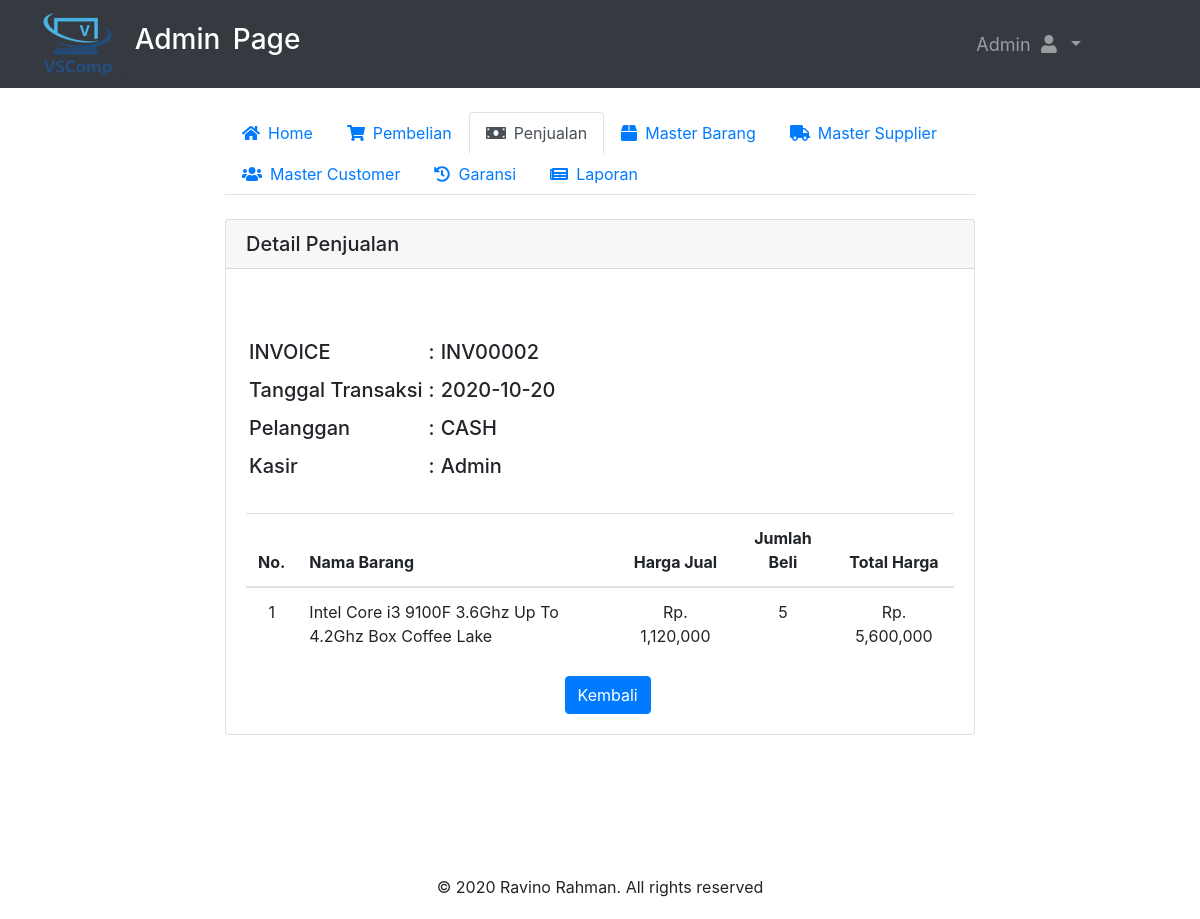
Screenshot of /admin/detail.php?id=INV00002 (signed in) with the database file from the repository.
### tables this page shows
CREATE TABLE `penjualan` (
  `ID_PENJUALAN` int(11) NOT NULL,
  `INV_PENJUALAN` varchar(100) DEFAULT NULL,
  `ID_BARANG` varchar(100) DEFAULT NULL,
  `ID_PELANGGAN` varchar(100) DEFAULT NULL,
  `ID_LOGIN` int(11) DEFAULT NULL,
  `TANGGAL_TRANSAKSI` date DEFAULT NULL,
  `JUMLAH_BELI` int(11) DEFAULT NULL,
  `HARGA_AWAL` double DEFAULT NULL,
  `HARGA_JUALPJ` double DEFAULT NULL,
  `TOTAL_HARGA` double DEFAULT NULL,
  `LABAPJ` double DEFAULT NULL
);

CREATE TABLE `pelanggan` (
  `ID_PELANGGAN` varchar(100) NOT NULL,
  `NAMA` varchar(20) DEFAULT NULL,
  `ALAMAT` varchar(100) DEFAULT NULL,
  `HP` varchar(20) DEFAULT NULL
);

CREATE TABLE `master_barang` (
  `ID_BARANG` varchar(100) NOT NULL,
  `ID_KATEGORI` int(11) DEFAULT NULL,
  `NAMA_BARANG` varchar(100) DEFAULT NULL,
  `STOK` int(11) DEFAULT NULL,
  `SATUAN` varchar(10) DEFAULT NULL,
  `HARGA_JUAL` double DEFAULT NULL,
  `STATUS` varchar(10) DEFAULT NULL
);

### function/function.php (called while the page is built, shortened)
<?php
 $conn= mysqli_connect ("localhost","root","","vsstore");
function tampil_data($query){
  global $conn;
  $hasil = mysqli_query ($conn,$query);
  $array = [];
  while($data = mysqli_fetch_assoc($hasil)){
    $array[] = $data;
  }
  return $array;
}
?>

### admin/detail.php (the view, shortened to what this page needs)
<?php include'header.php';
?>
<div class="container-fluid custom-container">
  <div class="nav-menu">
  <ul class="nav nav-tabs" id="myTab" role="tablist">
    <li class="nav-item">
      <a class="nav-link" id="home-tab"  href="dasboard.php" role="tab" aria-controls="home" aria-selected="true"><i class="fas fa-home mr-2"></i>Home</a>
    </li>
    <li class="nav-item">
      <a class="nav-link" id="contact-tab"  href="pembelian.php" role="tab" aria-controls="pembelian" aria-selected="false"><i class="fas fa-shopping-cart mr-2"></i>Pembelian</a>
    </li>
    <li class="nav-item">
      <a class="nav-link active" id="contact-tab"  href="penjualan.php" role="tab" aria-controls="penjualan" aria-selected="false"><i class="fas fa-money-bill mr-2"></i>Penjualan</a>
    </li>
    <li class="nav-item">
      <a class="nav-link" id="barang-tab"  href="master-barang.php" role="tab" aria-controls="master barang" aria-selected="false"><i class="fas fa-box mr-2"></i>Master Barang</a>
    </li>
    <li class="nav-item">
      <a class="nav-link" id="profile-tab"  href="master-supplier.php" role="tab" aria-controls="master supplier" aria-selected="false"><i class="fas fa-truck mr-2"></i>Master Supplier</a>
    </li>
    <li class="nav-item">
      <a class="nav-link" id="profile-tab"  href="master-customer.php" role="tab" aria-controls="master customer" aria-selected="false"><i class="fas fa-users mr-2"></i>Master Customer</a>
    </li>
    <li class="nav-item">
      <a class="nav-link" id="profile-tab"  href="garansi.php" role="tab" aria-controls="garansi" aria-selected="false"><i class="fas fa-history mr-2"></i>Garansi</a>
    </li>
    <li class="nav-item">
      <a class="nav-link" id="profile-tab" href="laporan.php" role="tab" aria-controls="laporan" aria-selected="false"><i class="fas fa-newspaper mr-2"></i>Laporan</a>
    </li>
  </ul>
  <div class="tab-content" id="myTabContent">
    <div class="tab-pane fade show active" id="penjualan" role="tabpanel" aria-labelledby="contact-tab">
    <br>
    <div class="card">
      <h5 class="card-header">Detail Penjualan</h5>
    <div class="card-body">
      <br><br>
      <?php $invoice = $_GET["id"]; ?>
      <?php $data_pj = tampil_data("SELECT * FROM penjualan INNER JOIN master_barang ON penjualan.ID_BARANG=master_barang.ID_BARANG INNER JOIN pelanggan ON penjualan.ID_PELANGGAN=pelanggan.ID_PELANGGAN WHERE INV_PENJUALAN = '$invoice'")  ?>
      <?php foreach ($data_pj as $inv) :?>
      <?php endforeach; ?>
      <table cellpadding="3">
        <tr>
          <td><h5>INVOICE</h5></td>
          <td><h5>:</h5></td>
          <td><h5><?=$inv["INV_PENJUALAN"]; ?></h5></td>
        </tr>
        <tr>
          <td><h5>Tanggal Transaksi</h5></td>
          <td><h5>:</h5></td>
          <td><h5><?=$inv["TANGGAL_TRANSAKSI"]; ?></h5></td>
        </tr>
        <tr>
          <td><h5>Pelanggan</h5></td>
          <td><h5>:</h5></td>
          <td><h5><?=$inv["NAMA"]; ?></h5></td>
        </tr>
        <tr>
          <td><h5>Kasir</h5></td>
          <td><h5>:</h5></td>
          <td><h5><?=$row["NAMA"]; ?></h5></td>
        </tr>
      </table>
      <br>
      <table class="table ">
        <thead>
          <tr>
            <th scope="col" width="" class="text-center">No.</th>
            <th scope="col" width="">Nama Barang</th>
            <th scope="col" width="" class="text-center">Harga Jual</th>
            <th scope="col" width="" class="text-center">Jumlah Beli</th>
            <th scope="col" width="" class="text-center">Total Harga</th>
          </tr>
        </thead>
        <tbody>
          <?php $invoice = $_GET["id"]; $no=1; ?>
          <?php $data_pj = tampil_data("SELECT * FROM penjualan INNER JOIN master_barang ON penjualan.ID_BARANG=master_barang.ID_BARANG WHERE INV_PENJUALAN = '$invoice'")  ?>
          <?php foreach ($data_pj as $inv) :?>
          <tr>
            <td align="center"><?=$no; ?></td>
            <td><?=$inv["NAMA_BARANG"]; ?></td>
            <td align="center">Rp. <?=number_format($inv["HARGA_JUALPJ"]); ?></td>
            <td align="center"><?=$inv["JUMLAH_BELI"]; ?></td>
            <td align="center">Rp. <?=number_format($inv["TOTAL_HARGA"]); ?></td>
          </tr>
        <?php $no++; endforeach; ?>
        </tbody>
      </table>
      <a href="history-penjualan.php"><button class="btn btn-primary" type="submit" name="kembali" value="" style="margin-left:45%;">Kembali</button></a>
    </div>
  </div>
  </div>
  </div>
</div>
</div>
<br><br><br><br><br>
</body>
<?php include'footer.php';?>
</html>

### admin/header.php (shortened to what this page needs)
<?php
include'../function/function.php';
$user = $_SESSION['username'];
$hasil = mysqli_query($conn, "SELECT *  FROM login WHERE USERNAME = '$user'");
$row = mysqli_fetch_assoc($hasil);
?>
<!DOCTYPE html>
<html lang="en">
<head>
  <link rel="stylesheet" href="../assets/css/bootstrap.min.css">
  <link rel="stylesheet" href="../assets/css/datatables.min.css">
  <link rel="stylesheet" href="../assets/css/datepicker.css">
  <link rel="stylesheet" href="../assets/fontawesome/css/all.min.css">
  <link rel="stylesheet" href="../assets/css/admin.css?v=1.0">
</head>
<body>
  <nav class="navbar navbar-expand-sm bg-dark navbar-dark sticky-top primary-nav" id="nav">
    <div class="container-fluid">
    <a class="navbar-brand" href="dasboard.php">
    <img src="../img/logo1.png" alt="Logo" id="logo"></img>
    <h3 style="display:inline; margin-top:30%">Admin Page</h3>
    </a>
   <div class="collapse navbar-collapse" id="navbarSupportedContent">
    <ul class="navbar-nav ml-auto">
      <li class="nav-item dropdown">
        <a class="nav-link dropdown-toggle" href="#" id="navbarDropdown" role="button" data-toggle="dropdown" aria-haspopup="true" aria-expanded="false">
          <?php echo $row["NAMA"]; ?> <i class="fas fa-user"></i>
        </a>
        <li class="nav-item">
          <a class="nav-link" href="#"> </a>
        </li>
        <li class="nav-item">
          <a class="nav-link" href="#"> </a>
        </li>
        <li class="nav-item">
          <a class="nav-link" href="#"> </a>
        </li>
        <li class="nav-item">
          <a class="nav-link" href="#"> </a>
        </li>
        <li class="nav-item">
          <a class="nav-link" href="#"> </a>
        </li>
      </li>
    </ul>
  </div>
  </nav>
<br>

### assets/css/admin.css (style rules this page uses)
.navbar-expand-sm { font-size: 18px; word-spacing: 5px; }
.custom-container { width: 65%; }

### rows the page displays
penjualan: INV_PENJUALAN "INV00002", TANGGAL_TRANSAKSI "2020-10-20", ID_PELANGGAN.NAMA "CASH", ID_BARANG.NAMA_BARANG "Intel Core i3 9100F 3.6Ghz Up To 4.2Ghz Box Coffee Lake", HARGA_JUALPJ "1,120,000", JUMLAH_BELI "5", TOTAL_HARGA "5,600,000"

### other values shown
$row["NAMA"] "Admin"
